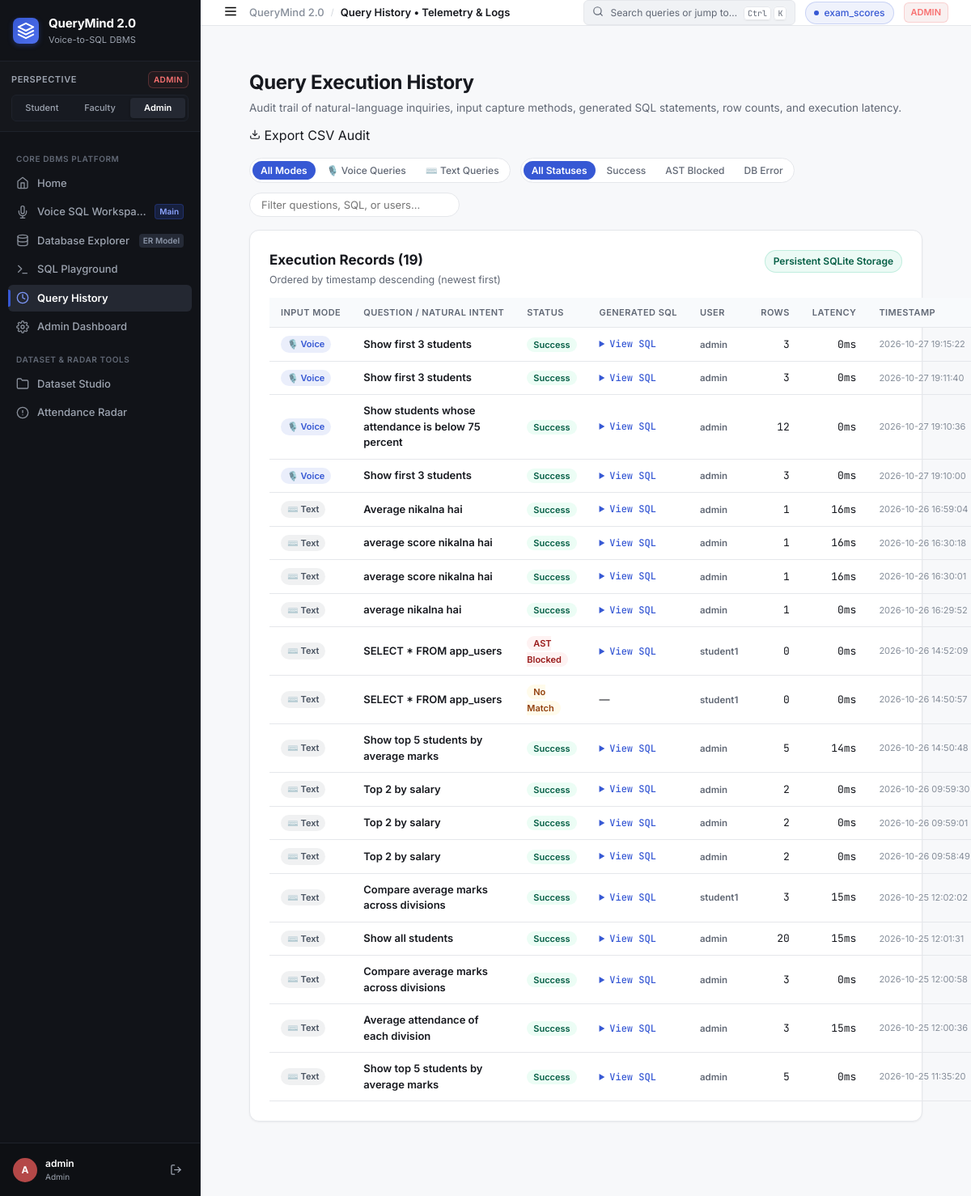
Before: /history with the older database file.
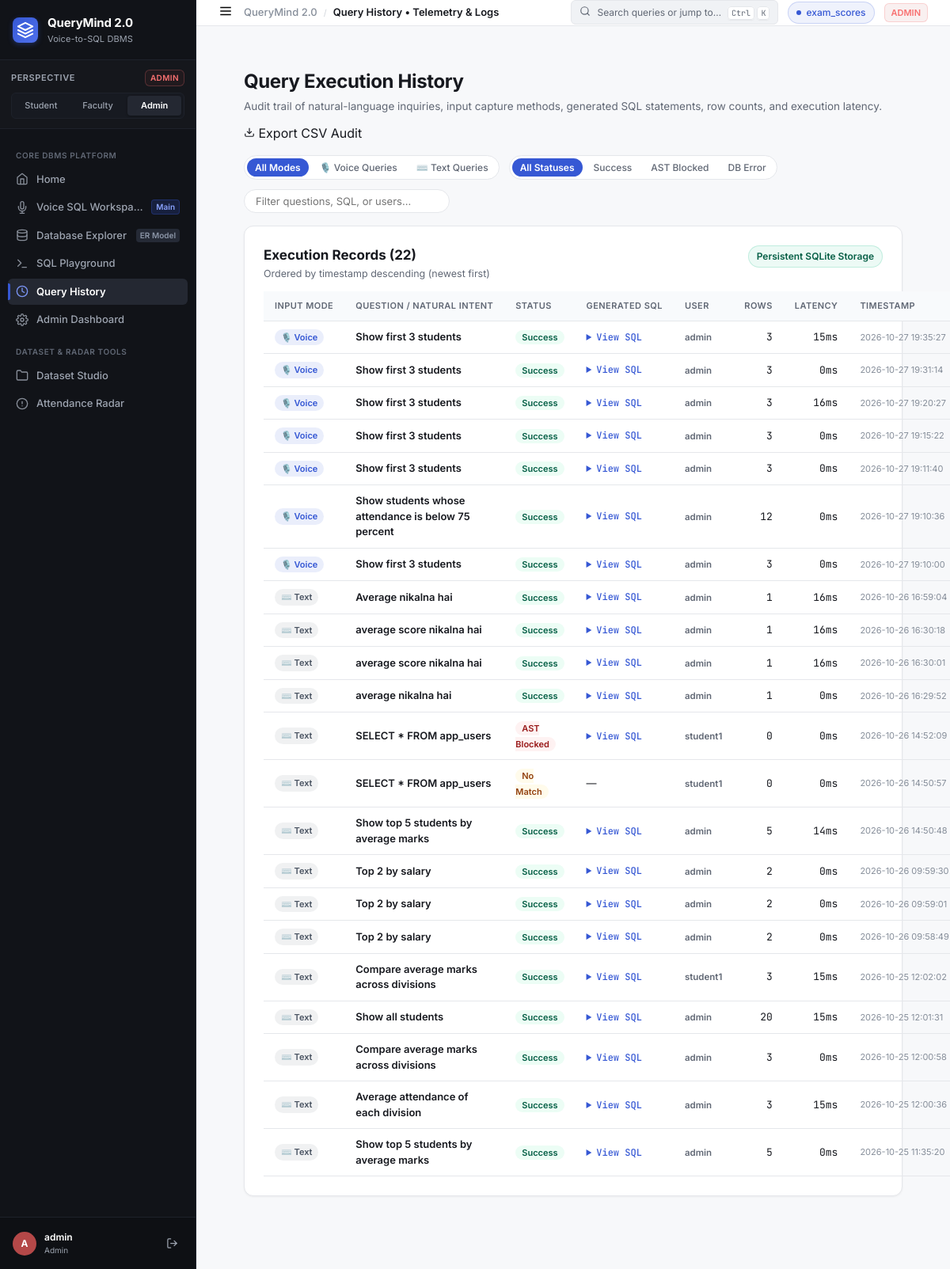
After: the same page with the newer database file.
### tables this page shows
CREATE TABLE dataset_registry (
            id           INTEGER PRIMARY KEY AUTOINCREMENT,
            table_name   TEXT NOT NULL UNIQUE,
            display_name TEXT NOT NULL,
            row_count    INTEGER DEFAULT 0,
            col_count    INTEGER DEFAULT 0,
            columns_json TEXT,
            uploaded_by  TEXT,
            uploaded_at  TEXT DEFAULT (datetime('now'))
        );

CREATE TABLE query_logs (
        id               INTEGER PRIMARY KEY AUTOINCREMENT,
        user_id          INTEGER,
        username         TEXT,
        question         TEXT,
        generated_sql    TEXT,
        status           TEXT,
        execution_time_ms INTEGER,
        result_row_count INTEGER,
        error            TEXT,
        timestamp        TEXT DEFAULT (datetime('now'))
    , input_mode TEXT DEFAULT 'text');

### app.py (the view)
@app.route("/history")
@login_required
def history():
    role = session["role"]
    records = get_all_history(200) if role in ("admin","teacher") \
              else get_query_history(session["user_id"], 100)
    return render_template("history.html", records=records, role=role)

### templates/history.html (shortened to what this page needs)
{% extends "base.html" %}
{% block breadcrumb %}Query History &bull; Telemetry &amp; Logs{% endblock %}
{% block content %}
<div class="page-container">
  <div class="explorer-header-bar">
    <div class="ehb-left">
      <h1 class="page-heading">Query Execution History</h1>
      <p class="page-subheading">
        Audit trail of natural-language inquiries, input capture methods, generated SQL statements, row counts, and execution latency.
      </p>
    </div>
    <div class="ehb-right">
      <a href="{{ url_for('export_csv') }}" class="btn-secondary-action">
        <svg width="14" height="14" viewBox="0 0 24 24" fill="none" stroke="currentColor" stroke-width="2">
          <path d="M21 15v4a2 2 0 0 1-2 2H5a2 2 0 0 1-2-2v-4"></path>
          <polyline points="7 10 12 15 17 10"></polyline>
          <line x1="12" y1="15" x2="12" y2="3"></line>
        </svg>
        <span>Export CSV Audit</span>
      </a>
    </div>
  </div>
  <div class="history-toolbar-strip mt-4">
    <div class="history-filters-left">
      <div class="filter-pills" id="inputFilterChips">
        <button type="button" class="chip-filter active" onclick="filterByInputMode(null, this)">All Modes</button>
        <button type="button" class="chip-filter" onclick="filterByInputMode('voice', this)">🎙️ Voice Queries</button>
        <button type="button" class="chip-filter" onclick="filterByInputMode('text', this)">⌨️ Text Queries</button>
      </div>
      <div class="filter-pills" id="statusFilterChips">
        <button type="button" class="chip-filter active" onclick="filterByStatus(null, this)">All Statuses</button>
        <button type="button" class="chip-filter" onclick="filterByStatus('success', this)">Success</button>
        <button type="button" class="chip-filter" onclick="filterByStatus('validation_failed', this)">AST Blocked</button>
        <button type="button" class="chip-filter" onclick="filterByStatus('db_error', this)">DB Error</button>
      </div>
    </div>
    <div class="history-search-right">
      <input type="text" id="histSearchInput" placeholder="Filter questions, SQL, or users…" oninput="applyHistoryFilters()"
             class="input-search-modern" />
    </div>
  </div>
  <div class="workspace-card mt-4">
    <div class="card-title-row">
      <div class="card-title-group">
        <h2 class="card-main-title">Execution Records ({{ records|length if records else 0 }})</h2>
        <p class="card-sub-title">Ordered by timestamp descending (newest first)</p>
      </div>
      <span class="pipeline-status-badge">Persistent SQLite Storage</span>
    </div>
    <div class="table-scroll-container mt-3">
      <table class="data-table-modern" id="historyTable">
        <thead>
          <tr>
            <th style="width: 90px;">Input Mode</th>
            <th>Question / Natural Intent</th>
            <th>Status</th>
            <th>Generated SQL</th>
            <th>User</th>
            <th>Rows</th>
            <th>Latency</th>
            <th>Timestamp</th>
          </tr>
        </thead>
        <tbody id="historyTableBody">
          {% if records %}
            {% for rec in records %}
            <tr data-status="{{ rec.status }}"
                data-mode="{{ rec.input_mode if rec.input_mode else 'text' }}"
                data-text="{{ rec.question | lower }} {{ rec.username | lower }} {{ rec.generated_sql | lower if rec.generated_sql else '' }}">
              <td>
                {% if rec.input_mode == 'voice' %}
                <span class="badge-mode-voice" title="Captured via browser Speech Recognition">🎙️ Voice</span>
                {% else %}
                <span class="badge-mode-text" title="Entered via text input or playground">⌨️ Text</span>
                {% endif %}
              </td>
              <td style="font-weight: 600; max-width: 260px;">{{ rec.question }}</td>
              <td>
                {% if rec.status == 'success' %}
                  <span class="badge-status-success">Success</span>
                {% elif rec.status in ('validation_failed', 'blocked') %}
                  <span class="badge-status-blocked">AST Blocked</span>
                {% elif rec.status == 'no_match' %}
                  <span class="badge-status-nomatch">No Match</span>
                {% else %}
                  <span class="badge-status-error">Error</span>
                {% endif %}
              </td>
              <td style="max-width: 280px;">
                {% if rec.generated_sql %}
                <details class="sql-details-dropdown">
                  <summary class="sql-summary-link">View SQL</summary>
                </details>
                {% else %}
                <span class="text-muted-dash">&mdash;</span>
                {% endif %}
              </td>
              <td><span class="badge-user">{{ rec.username }}</span></td>
              <td style="font-family: var(--font-mono); text-align: right;">{{ rec.result_row_count if rec.result_row_count is not none else '&mdash;' }}</td>
              <td style="font-family: var(--font-mono); text-align: right;">{{ rec.execution_time_ms if rec.execution_time_ms is not none else '&mdash;' }}ms</td>
              <td style="font-size: 11px; color: var(--text-muted); white-space: nowrap;">{{ rec.timestamp }}</td>
            </tr>
            {% endfor %}
          {% else %}
            <tr>
              <td colspan="9" style="text-align: center; padding: 48px; color: var(--text-muted);">
                No query execution history recorded yet. Execute queries in the Voice Workspace or SQL Playground to populate this log.
              </td>
            </tr>
          {% endif %}
        </tbody>
      </table>
    </div>
  </div>
</div>
{% endblock %}

### templates/base.html (shortened to what this page needs)
<!DOCTYPE html>
<html lang="en">
<head>
  <link rel="stylesheet" href="{{ url_for('static', filename='css/style.css') }}" />
</head>
<body class="app-shell role-{{ current_role }}">
  <aside class="sidebar-rail">
    <div class="sidebar-brand">
      <a href="{{ url_for('home') }}" class="brand-link">
        <div class="brand-logo-mark">
          <svg width="22" height="22" viewBox="0 0 24 24" fill="none" stroke="currentColor" stroke-width="2.2" stroke-linecap="round" stroke-linejoin="round">
            <polygon points="12 2 2 7 12 12 22 7 12 2"></polygon>
            <polyline points="2 17 12 22 22 17"></polyline>
            <polyline points="2 12 12 17 22 12"></polyline>
          </svg>
        </div>
        <div class="brand-text-block">
          <span class="brand-title">QueryMind 2.0</span>
          <span class="brand-tagline">Voice-to-SQL DBMS</span>
        </div>
      </a>
    </div>
    <div class="role-perspective-box">
      <div class="rpb-header">
        <span class="rpb-label">Perspective</span>
        <span class="rpb-role-badge badge-{{ current_role }}">{{ current_role|upper }}</span>
      </div>
      <div class="role-pills">
        <a href="{{ url_for('switch_role', target_role='student') }}"
           class="role-pill {% if current_role == 'student' %}active{% endif %}" title="Switch to Student Perspective (Aarav Sharma)">
          Student
        </a>
        <a href="{{ url_for('switch_role', target_role='teacher') }}"
           class="role-pill {% if current_role in ('teacher', 'faculty') %}active{% endif %}" title="Switch to Faculty Perspective (Prof. Sharma)">
          Faculty
        </a>
        <a href="{{ url_for('switch_role', target_role='admin') }}"
           class="role-pill {% if current_role == 'admin' %}active{% endif %}" title="Switch to Administrator Governance">
          Admin
        </a>
      </div>
    </div>
    <nav class="sidebar-nav">
      <div class="nav-group-header">Core DBMS Platform</div>
      <a href="{{ url_for('home') }}" class="nav-item {% if request.endpoint == 'home' %}active{% endif %}">
        <span class="nav-icon">
          <svg width="16" height="16" viewBox="0 0 24 24" fill="none" stroke="currentColor" stroke-width="2" stroke-linecap="round" stroke-linejoin="round">
            <path d="M3 9l9-7 9 7v11a2 2 0 0 1-2 2H5a2 2 0 0 1-2-2z"></path>
            <polyline points="9 22 9 12 15 12 15 22"></polyline>
          </svg>
        </span>
        <span class="nav-label">Home</span>
      </a>
      <a href="{{ url_for('voice_sql_workspace') }}" class="nav-item {% if request.endpoint in ('voice_sql_workspace', 'workspace') %}active{% endif %}">
        <span class="nav-icon">
        </span>
        <span class="nav-label">Voice SQL Workspace</span>
        <span class="nav-meta-badge voice-pulse">Main</span>
      </a>
      <a href="{{ url_for('database_explorer') }}" class="nav-item {% if request.endpoint == 'database_explorer' %}active{% endif %}">
        <span class="nav-icon">
          <svg width="16" height="16" viewBox="0 0 24 24" fill="none" stroke="currentColor" stroke-width="2" stroke-linecap="round" stroke-linejoin="round">
            <ellipse cx="12" cy="5" rx="9" ry="3"></ellipse>
            <path d="M21 12c0 1.66-4 3-9 3s-9-1.34-9-3"></path>
            <path d="M3 5v14c0 1.66 4 3 9 3s9-1.34 9-3V5"></path>
          </svg>
        </span>
        <span class="nav-label">Database Explorer</span>
        <span class="nav-meta-badge">ER Model</span>
      </a>
      <a href="{{ url_for('sql_playground') }}" class="nav-item {% if request.endpoint == 'sql_playground' %}active{% endif %}">
        <span class="nav-icon">
          <svg width="16" height="16" viewBox="0 0 24 24" fill="none" stroke="currentColor" stroke-width="2" stroke-linecap="round" stroke-linejoin="round">
            <polyline points="4 17 10 11 4 5"></polyline>
            <line x1="12" y1="19" x2="20" y2="19"></line>
          </svg>
        </span>
        <span class="nav-label">SQL Playground</span>
      </a>
      <a href="{{ url_for('history') }}" class="nav-item {% if request.endpoint == 'history' %}active{% endif %}">
        <span class="nav-icon">
          <svg width="16" height="16" viewBox="0 0 24 24" fill="none" stroke="currentColor" stroke-width="2" stroke-linecap="round" stroke-linejoin="round">
            <circle cx="12" cy="12" r="10"></circle>
            <polyline points="12 6 12 12 16 14"></polyline>
          </svg>
        </span>
        <span class="nav-label">Query History</span>
      </a>
      <a href="{{ url_for('admin_dashboard') }}" class="nav-item {% if request.endpoint in ('admin_dashboard', 'dashboard') %}active{% endif %}">
        <span class="nav-icon">
        </span>
        <span class="nav-label">Admin Dashboard</span>
      </a>
      <div class="nav-group-header">Dataset &amp; Radar Tools</div>
      <a href="{{ url_for('portal1') }}" class="nav-item {% if request.endpoint == 'portal1' %}active{% endif %}">
        <span class="nav-icon">
          <svg width="16" height="16" viewBox="0 0 24 24" fill="none" stroke="currentColor" stroke-width="2" stroke-linecap="round" stroke-linejoin="round">
            <path d="M22 19a2 2 0 0 1-2 2H4a2 2 0 0 1-2-2V5a2 2 0 0 1 2-2h5l2 3h9a2 2 0 0 1 2 2z"></path>
          </svg>
        </span>
        <span class="nav-label">Dataset Studio</span>
      </a>
      {% if current_role in ('admin', 'teacher') %}
      <a href="{{ url_for('defaulters') }}" class="nav-item {% if request.endpoint == 'defaulters' %}active{% endif %}">
        <span class="nav-icon">
          <svg width="16" height="16" viewBox="0 0 24 24" fill="none" stroke="currentColor" stroke-width="2" stroke-linecap="round" stroke-linejoin="round">
            <circle cx="12" cy="12" r="10"></circle>
            <line x1="12" y1="8" x2="12" y2="12"></line>
            <line x1="12" y1="16" x2="12.01" y2="16"></line>
          </svg>
        </span>
        <span class="nav-label">Attendance Radar</span>
      </a>
      {% endif %}
    </nav>
    <div class="sidebar-footer">
      <div class="user-profile-strip">
        <div class="user-avatar avatar-{{ current_role }}">
          {{ current_username[0]|upper }}
        </div>
        <div class="user-info">
          <span class="user-name">{{ current_username }}</span>
          <span class="user-role-text">{{ current_role|title }}</span>
        </div>
        <a href="{{ url_for('logout') }}" class="btn-logout" title="Log out">
          <svg width="15" height="15" viewBox="0 0 24 24" fill="none" stroke="currentColor" stroke-width="2" stroke-linecap="round" stroke-linejoin="round">
            <path d="M9 21H5a2 2 0 0 1-2-2V5a2 2 0 0 1 2-2h4"></path>
            <polyline points="16 17 21 12 16 7"></polyline>
            <line x1="21" y1="12" x2="9" y2="12"></line>
          </svg>
        </a>
      </div>
    </div>
  </aside>
  <div class="app-main-layout">
    <header class="workspace-topbar">
      <div class="topbar-left">
        <button type="button" class="mobile-drawer-btn" onclick="toggleMobileSidebar()" aria-label="Toggle navigation drawer">
          <svg width="18" height="18" viewBox="0 0 24 24" fill="none" stroke="currentColor" stroke-width="2">
            <line x1="3" y1="12" x2="21" y2="12"></line>
            <line x1="3" y1="6" x2="21" y2="6"></line>
            <line x1="3" y1="18" x2="21" y2="18"></line>
          </svg>
        </button>
        <nav class="breadcrumb-trail" aria-label="Breadcrumb">
          <span class="bc-root">QueryMind 2.0</span>
          <span class="bc-sep">/</span>
          <span class="bc-current">
            {% block breadcrumb %}{% endblock %}
          </span>
        </nav>
      </div>
      <div class="topbar-right">
        <button type="button" class="command-palette-trigger" onclick="openCommandPalette()">
          <span class="cpt-icon">
            <svg width="14" height="14" viewBox="0 0 24 24" fill="none" stroke="currentColor" stroke-width="2" stroke-linecap="round" stroke-linejoin="round">
              <circle cx="11" cy="11" r="8"></circle>
              <line x1="21" y1="21" x2="16.65" y2="16.65"></line>
            </svg>
          </span>
          <span class="cpt-text">Search queries or jump to…</span>
          <span class="cpt-shortcut"><kbd>Ctrl</kbd> <kbd>K</kbd></span>
        </button>
        {% if active_dataset_name %}
        <div class="dataset-pill" title="Currently active dataset table">
          <span class="dsp-dot"></span>
          <span class="dsp-name">{{ active_dataset_name }}</span>
        </div>
        {% elif global_datasets and global_datasets|length > 0 %}
        <div class="dataset-pill" title="Loaded datasets">
          <span class="dsp-dot"></span>
          <span class="dsp-name">{{ global_datasets[0].display_name }}</span>
        </div>
        {% endif %}
        <span class="topbar-role-badge badge-{{ current_role }}">
          {{ current_role|upper }}
        </span>
      </div>
    </header>
    <main class="content-canvas">
      {% block content %}{% endblock %}
    </main>
  </div>
</body>
</html>

Changed rows visible on the page:
added query_logs: input_mode "🎙️ Voice", question "Show first 3 students", status "Success", username "admin", result_row_count "3", execution_time_ms "15", timestamp "2026-10-27 19:35:27"
added query_logs: input_mode "🎙️ Voice", question "Show first 3 students", status "Success", username "admin", result_row_count "3", execution_time_ms "0", timestamp "2026-10-27 19:31:14"
added query_logs: input_mode "🎙️ Voice", question "Show first 3 students", status "Success", username "admin", result_row_count "3", execution_time_ms "16", timestamp "2026-10-27 19:20:27"
Other visible differences:
{{ records|length if records else 0 }}: "19" → "22"
